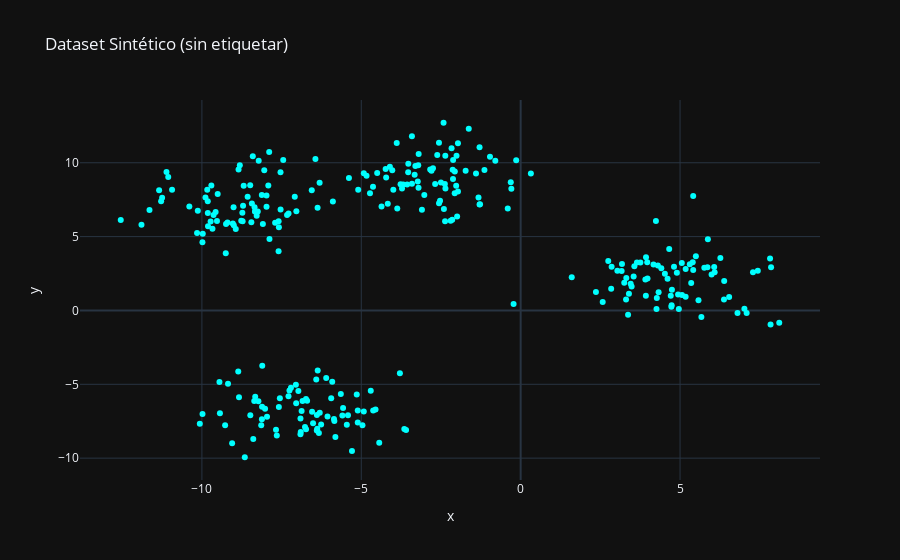

The notebook cell this image was saved under:
### Markdown cell above
### 1 Variando datos

### Code cell
# --- 2. Generación y Visualización de Datos ---
# Creamos un dataset con 300 muestras, 4 centros (clusters) y una desviación estándar de 0.8
X_blobs_nuevo, y_blobs_nuevo = make_blobs(n_samples=300,
                              centers=4,
                              cluster_std=1.5,
                              random_state=42,
                              # centers=[[0, 0], [6, 6], [1, 7], [7, 0]],
                              # cluster_std=1.0,
                              )

# Visualizamos los datos sin etiquetas para simular un problema no supervisado
fig = px.scatter(x=X_blobs_nuevo[:, 0], y=X_blobs_nuevo[:, 1], title="Dataset Sintético (sin etiquetar)")
fig.update_traces(marker=dict(color='cyan'))
fig.show()

### Figure 1 — Plotly figure (JSON) as saved in the notebook; plotly's stock layout.template omitted (floating-point values rounded to 4 significant figures; data arrays with more than 128 entries replaced by an {"elided": "..."} marker saying what was removed)
{"data": [{"hovertemplate": "x=%{x}<br>y=%{y}<extra></extra>", "legendgroup": "", "marker": {"color": "cyan", "symbol": "circle"}, "mode": "markers", "name": "", "orientation": "v", "showlegend": false, "type": "scatter", "x": {"elided": "300 float values"}, "xaxis": "x", "y": {"elided": "300 float values"}, "yaxis": "y"}], "layout": {"legend": {"tracegroupgap": 0}, "title": {"text": "Dataset Sintético (sin etiquetar)"}, "xaxis": {"anchor": "y", "domain": [0, 1], "title": {"text": "x"}}, "yaxis": {"anchor": "x", "domain": [0, 1], "title": {"text": "y"}}}}
